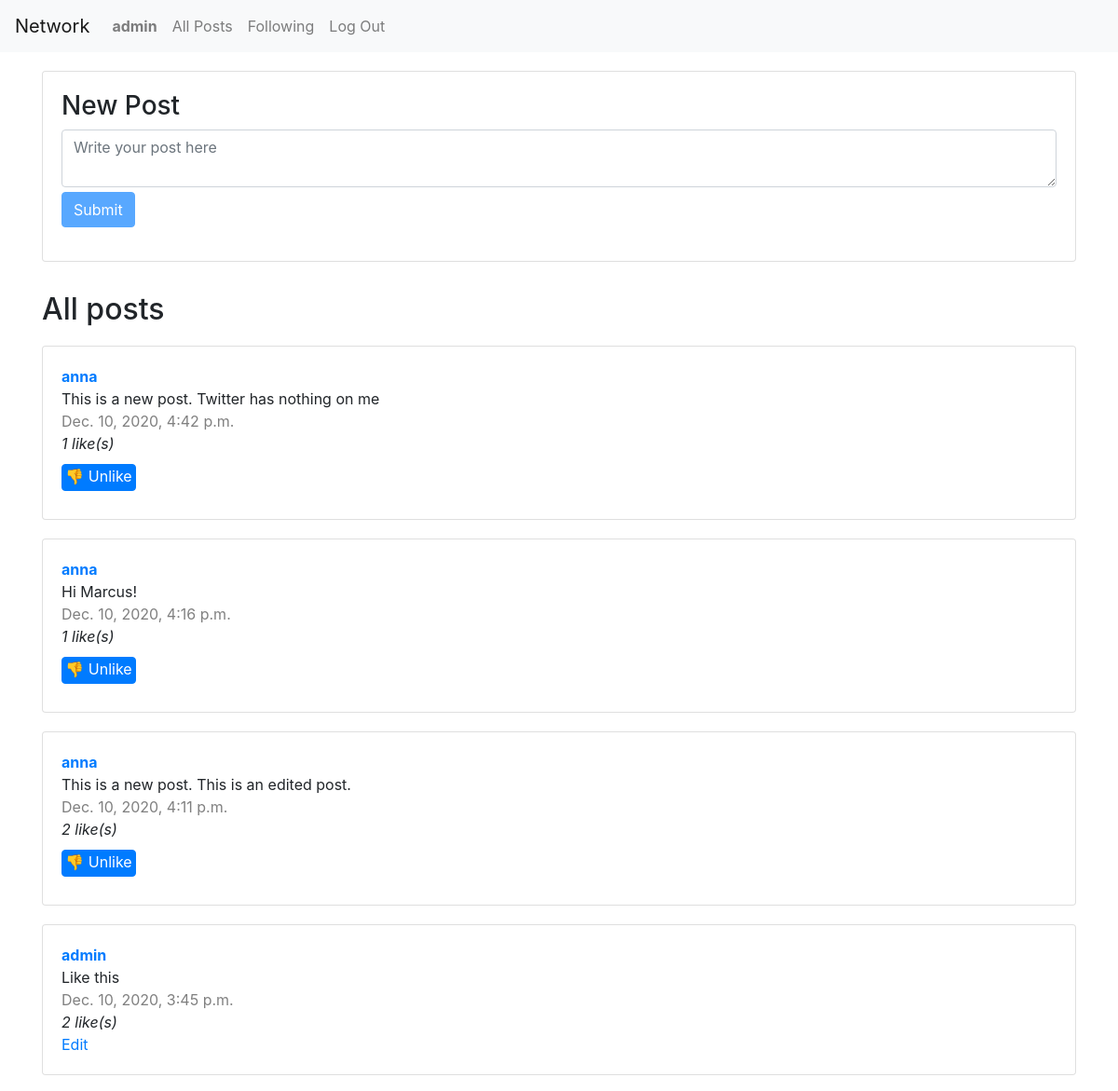
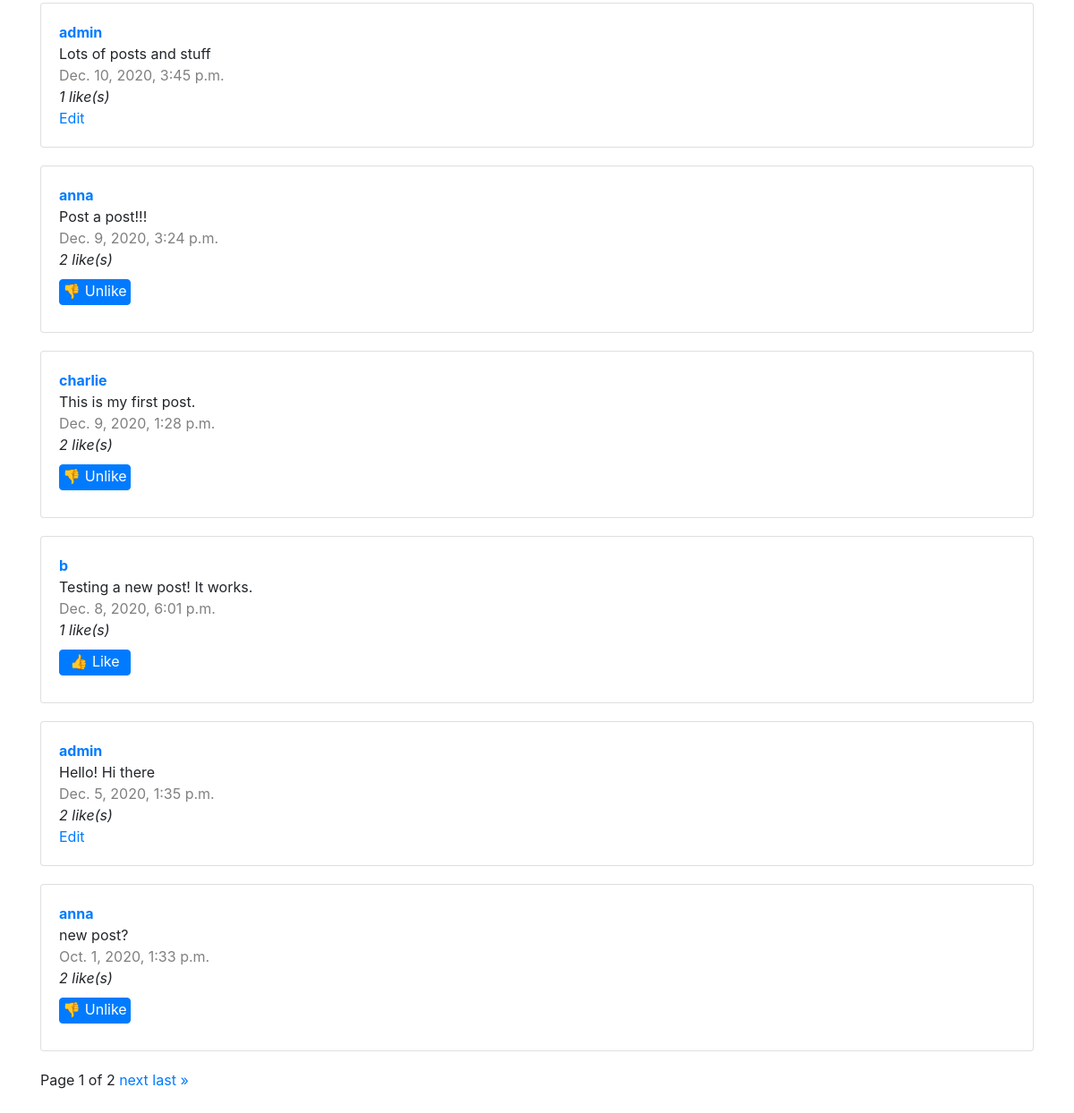
Screenshot of / (signed in) with the database file from the repository (2 pictures, top to bottom).
### network/models.py (models this page shows, shortened)
class User(AbstractUser):
    likes = models.ManyToManyField("Post", blank=True, related_name="liked_post")
    followers = models.ManyToManyField("self", blank="True", symmetrical=False, related_name="following")

class Post(models.Model):
    user = models.ForeignKey(User, on_delete=models.CASCADE)
    text = models.TextField(max_length=240)
    likes = models.ManyToManyField(User, blank=True, related_name="liked_user")
    timestamp = models.DateTimeField(auto_now_add=True)

### network/views.py (the view)
# urls.py: path("", views.index, name="index"),
def index(request):
    post_list = Post.objects.all().order_by("-timestamp")
    paginator = Paginator(post_list, 10)
    page_number = request.GET.get('page')
    page_obj = paginator.get_page(page_number)
    return render(request, "network/index.html", {
        "page_obj": page_obj,
    })

### network/templates/network/index.html (shortened to what this page needs)
{% extends "network/layout.html" %}
{% block body %}
<div class="card">
{% if request.user.is_authenticated %}
    <div id="post-view">
        <h3>New Post</h3>
        <form id="post-form">
            <div class="form-group">
                <textarea class="form-control" id="post-text" placeholder="Write your post here"></textarea>
                <input id="addpost" type="submit" class="btn btn-primary" label="Post"/>
            </div>
        </form>
    </div>
</div>
{% endif %}
    <div id="posts-view">
        <h2>All posts</h2>
        {% for post in page_obj %}
        <div class="card" id="post-{{ post.id }}">
            <span id="username"><a href="{% url 'profile' post.user %}">{{ post.user }}</a></span>
            <span id="text">{{ post.text }}</span>
            <span id="timestamp">{{ post.timestamp }}</span>
            <span id="likes">
                <span class="likescount" data-id="{{ post.likes.count }}"
                {% if request.user in post.likes.all %}
                data-is_liked="yes"
                {% else %}
                data-is_liked="no"
                {% endif %}>
                {{ post.likes.count }}
                </span> like(s)
            </span>
            {% if post.user == request.user %}<a href="" onclick="return editPost(this)" id="edit" data-id="{{ post.id }}">Edit</a>
            {% elif request.user.is_authenticated %}
                {% if request.user in post.likes.all %}
                    <button type="submit" data-id="{{ post.id }}" class="btn btn-primary like-button">
                        👎 Unlike
                    </button>
                {% else %}
                    <button type="submit" data-id="{{ post.id }}" class="btn btn-primary like-button">
                        👍 Like
                    </button>
                {% endif %}
            {% endif %}
        </div>
        {% endfor %}
    </div>
    <div class="pagination">
        <span class="step-links">
            <span class="current">
                Page {{ page_obj.number }} of {{ page_obj.paginator.num_pages }}
            </span>
            {% if page_obj.has_next %}
                <a href="?page={{ page_obj.next_page_number }}">next</a>
                <a href="?page={{ page_obj.paginator.num_pages }}">last &raquo;</a>
            {% endif %}
        </span>
    </div>
{% endblock %}

### network/templates/network/layout.html (shortened to what this page needs)
{% load static %}
<!DOCTYPE html>
<html lang="en">
    <head>
        <link rel="stylesheet" href="https://stackpath.bootstrapcdn.com/bootstrap/4.4.1/css/bootstrap.min.css">
        <link href="{% static 'network/styles.css' %}" rel="stylesheet">
    </head>
    <body>
        <nav class="navbar navbar-expand-lg navbar-light bg-light">
            <a class="navbar-brand" href="/">Network</a>
            <div>
              <ul class="navbar-nav mr-auto">
                {% if user.is_authenticated %}
                    <li class="nav-item">
                        <a class="nav-link" href="{% url 'profile' user.username %}"><strong>{{ request.user.username }}</strong></a>
                    </li>
                {% endif %}
                <li class="nav-item">
                  <a class="nav-link" href="{% url 'index' %}">All Posts</a>
                </li>
                {% if user.is_authenticated %}
                    <li class="nav-item">
                        <a class="nav-link" href="{% url 'following' user.username %}">Following</a>
                    </li>
                    <li class="nav-item">
                        <a class="nav-link" href="{% url 'logout' %}">Log Out</a>
                    </li>
                {% endif %}
              </ul>
            </div>
          </nav>
        <div class="container">
            {% block body %}
            {% endblock %}
        </div>
    </body>
</html>

### network/static/network/styles.css (style rules this page uses)
textarea { margin: 5px 0; }
.card { padding: 20px; margin: 20px 0; }
#timestamp { color: grey; }
#username { font-weight: bold; }
button, #save { width: 80px; padding: 0px !important; padding-bottom: 3px !important; margin: 10px 0; }
.pagination { margin-bottom: 2em; }
h1, h2 { margin-top: 1em; }
#likes { font-style: italic; }

### rows the page displays
User: user.username "admin"
Post: user "anna", text "This is a new post. Twitter has nothing on me", timestamp "Dec. 10, 2020, 4:42 p.m.", likes.count "1"
Post: user "anna", text "Hi Marcus!", timestamp "Dec. 10, 2020, 4:16 p.m.", likes.count "1"
Post: user "anna", text "This is a new post. This is an edited post.", timestamp "Dec. 10, 2020, 4:11 p.m.", likes.count "2"
Post: user "admin", text "Like this", timestamp "Dec. 10, 2020, 3:45 p.m.", likes.count "2"
Post: user "admin", text "Lots of posts and stuff", timestamp "Dec. 10, 2020, 3:45 p.m.", likes.count "1"
Post: user "anna", text "Post a post!!!", timestamp "Dec. 9, 2020, 3:24 p.m.", likes.count "2"
Post: user "charlie", text "This is my first post.", timestamp "Dec. 9, 2020, 1:28 p.m.", likes.count "2"
Post: user "b", text "Testing a new post! It works.", timestamp "Dec. 8, 2020, 6:01 p.m.", likes.count "1"
Post: user "admin", text "Hello! Hi there", timestamp "Dec. 5, 2020, 1:35 p.m.", likes.count "2"
Post: user "anna", text "new post?", timestamp "Oct. 1, 2020, 1:33 p.m.", likes.count "2"

### other values shown
{{ page_obj.number }} "1"
{{ page_obj.paginator.num_pages }} "2"
